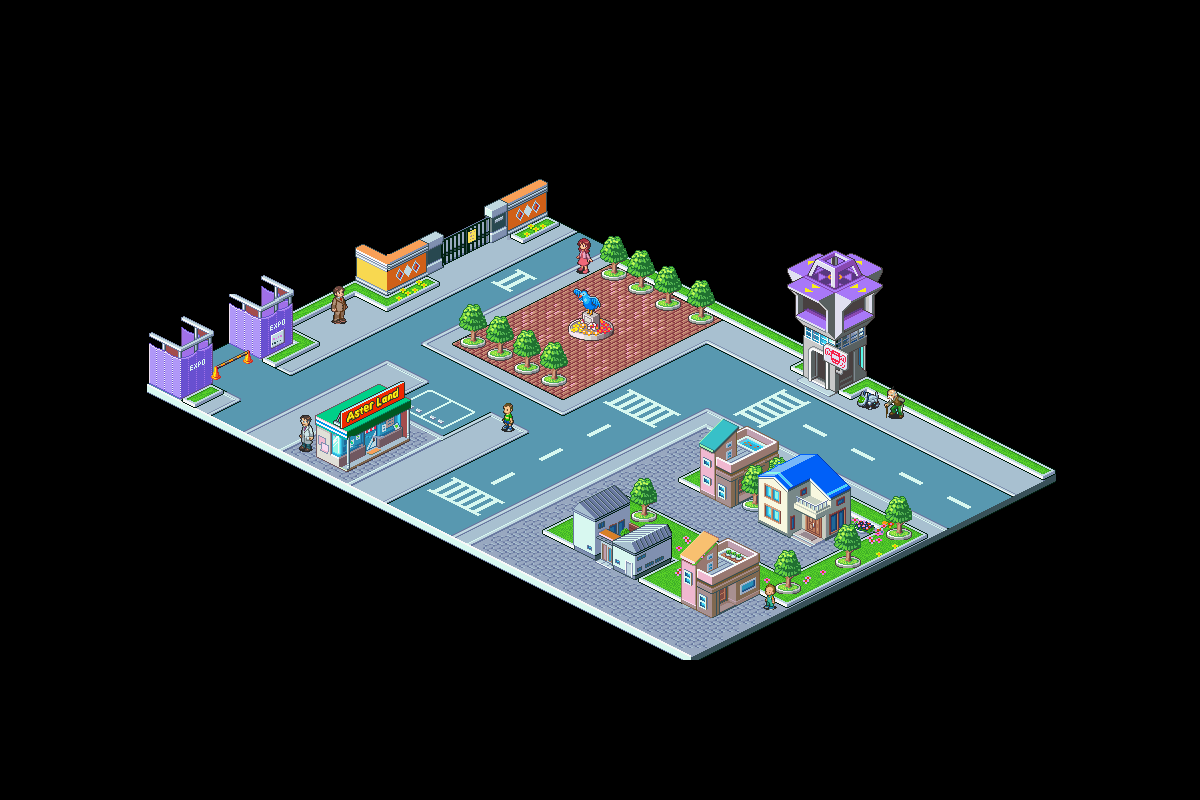

Below is a game level as drawn by its tile map, then a one-line description and the .tmx that defines it (tile-layer data replaced by summaries):
An orthogonal 400x400 tile map with 3x2 px tiles, 6 tile layers (Background, Graphics, Building, Objects, ...), 8 tilesets and 53 objects (37x Wall, 7x Filter, 2x 3, NPC, 2, ...).

<map version="1.4" tiledversion="1.4.3" orientation="orthogonal" renderorder="left-down" width="400" height="400" tilewidth="3" tileheight="2" infinite="0" nextlayerid="28" nextobjectid="236">
 <tileset firstgid="1" name="City" tilewidth="3" tileheight="2" tilecount="78003" columns="321">
  <image source="City/City.png" width="963" height="486" />
 </tileset>
 <tileset firstgid="78004" name="Buildings" tilewidth="3" tileheight="2" tilecount="20586" columns="146">
  <image source="City/Buildings/Buildings.png" width="440" height="283" />
 </tileset>
 <tileset firstgid="98590" name="Houses" tilewidth="3" tileheight="2" tilecount="11660" columns="110">
  <image source="City/Houses/Houses.png" width="332" height="213" />
 </tileset>
 <tileset firstgid="110250" name="city" tilewidth="3" tileheight="2" tilecount="78003" columns="321">
  <image source="City/City.png" width="963" height="486" />
 </tileset>
 <tileset firstgid="188253" name="NPC" tilewidth="3" tileheight="2" tilecount="1794" columns="69">
  <image source="NPC.png" width="207" height="53" />
  <wangsets>
   <wangset name="New Wang Set" tile="-1">
    <wangedgecolor name="" color="#ff0000" tile="-1" probability="1" />
    <wangedgecolor name="" color="#00ff00" tile="-1" probability="1" />
    <wangtile tileid="1000" wangid="0x1010201" />
    <wangtile tileid="1069" wangid="0x1010201" />
    <wangtile tileid="1070" wangid="0x1010201" />
    <wangtile tileid="1138" wangid="0x1010201" />
   </wangset>
  </wangsets>
 </tileset>
 <tileset firstgid="190047" name="LAN" tilewidth="3" tileheight="2" tilecount="45225" columns="201">
  <image source="LAN.png" width="605" height="450" />
 </tileset>
 <tileset firstgid="235272" name="NNN" tilewidth="3" tileheight="2" tilecount="1254" columns="57">
  <image source="NNN.png" width="172" height="44" />
 </tileset>
 <tileset firstgid="236526" name="CCCCC" tilewidth="3" tileheight="2" tilecount="149850" columns="333">
  <image source="CCCCC.png" width="1000" height="900" />
 </tileset>
 <layer id="1" name="Background" width="400" height="400">
  <data>[160000 cells, 76339 non-empty, 76332 distinct tile ids]</data>
 </layer>
 <layer id="8" name="Graphics" width="400" height="400">
  <data>[160000 cells, 14686 non-empty, 13631 distinct tile ids]</data>
 </layer>
 <layer id="9" name="Building" width="400" height="400">
  <data>[160000 cells, 5917 non-empty, 5206 distinct tile ids]</data>
 </layer>
 <layer id="21" name="Objects" width="400" height="400">
  <data>[160000 cells, 492 non-empty, 492 distinct tile ids]</data>
 </layer>
 <layer id="26" name="NPC" width="400" height="400">
  <data>[160000 cells, 872 non-empty, 872 distinct tile ids]</data>
 </layer>
 <layer id="27" name="Trees" width="400" height="400">
  <data>[160000 cells, 944 non-empty, 250 distinct tile ids]</data>
 </layer>
 <objectgroup id="4" name="Wall" offsetx="0.181818" offsety="1.27273">
  <object id="1" name="Wall" x="346" y="474">
   <polyline points="24,-9.66667 3.66667,1.66667 0,0 -31.6667,-15.3333 38,-52.3333 67.6667,-33.6667 42.3333,-20.6667" />
  </object>
  <object id="2" name="Wall" x="712.333" y="620.333">
   <polyline points="0,0 -99.3333,-50.6667" />
  </object>
  <object id="3" name="Wall" x="739.667" y="606.667">
   <polyline points="0,0 21.3333,-11.6667 47.6667,2.33333" />
  </object>
  <object id="4" name="Wall" x="593.333" y="560.667">
   <polyline points="0,0 -52.6667,-28.3333 -55.3333,-30.3333 -21,-45.6667" />
  </object>
  </objectgroup>
 <objectgroup id="24" name="Filter">
  <!-- 7 objects omitted --></objectgroup>
 <objectgroup id="19" name="NPC">
  <!-- 7 objects omitted --></objectgroup>
 <objectgroup id="10" name="Door">
  <!-- 2 objects omitted --></objectgroup>
</map>
<!-- 49 of 53 objects omitted -->
